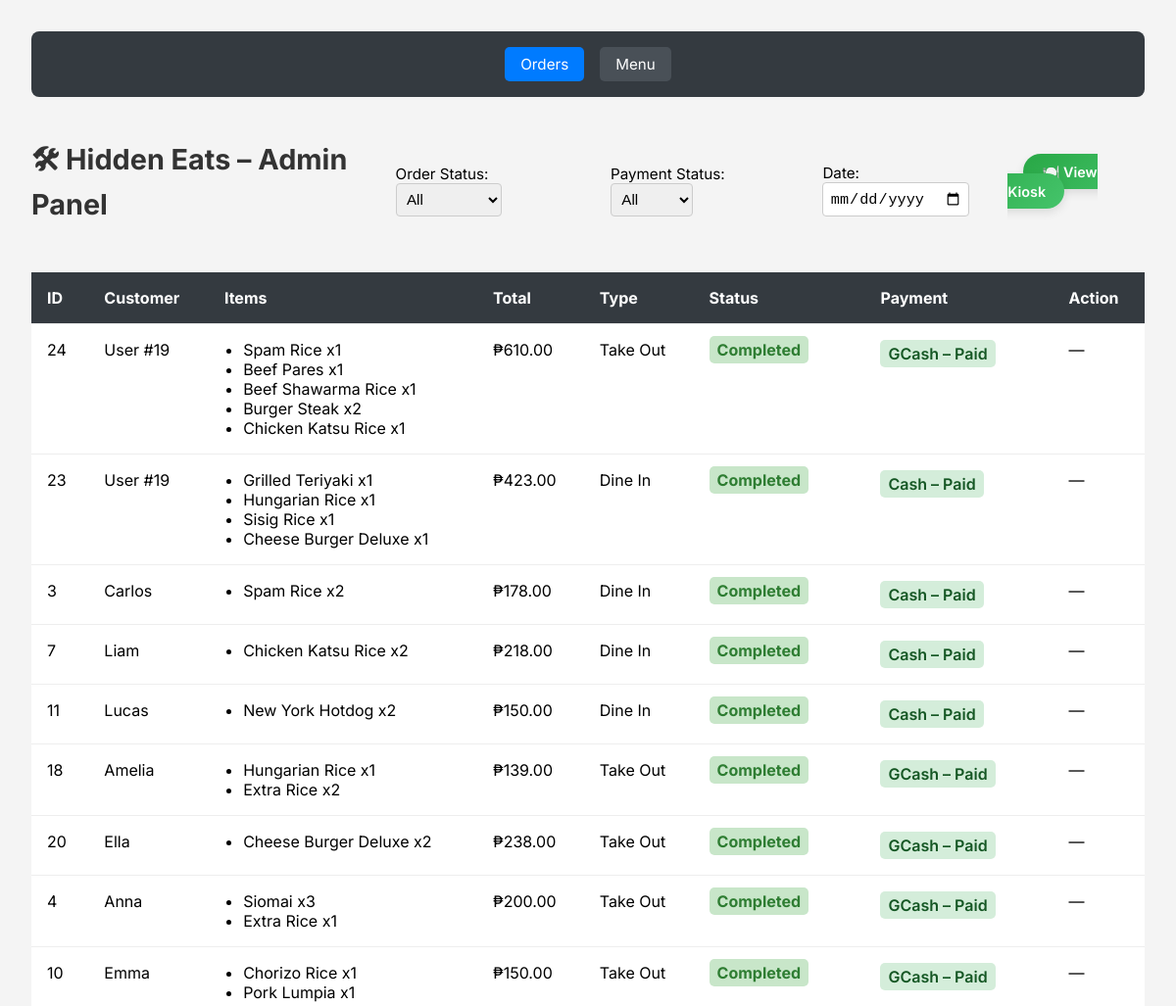
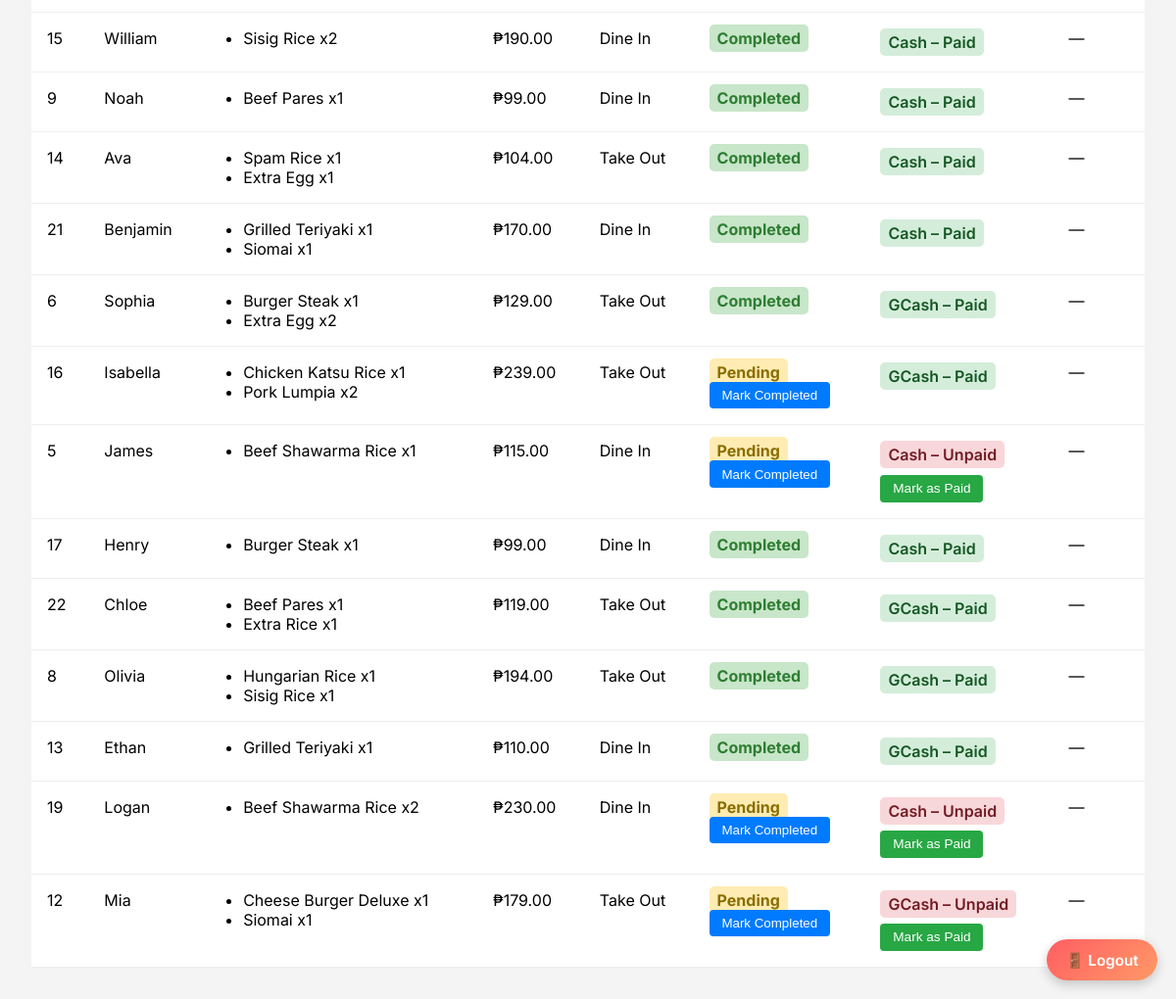
Page /admin.php (signed in) on the committed database (2 pictures, top to bottom).
### tables this page shows
CREATE TABLE `orders` (
  `order_id` int(11) NOT NULL,
  `customer_name` varchar(100) DEFAULT NULL,
  `order_items` text NOT NULL,
  `total_price` decimal(10,2) NOT NULL,
  `order_type` varchar(20) NOT NULL,
  `order_status` varchar(20) DEFAULT 'Pending',
  `payment_status` varchar(20) DEFAULT 'Unpaid',
  `created_at` timestamp NOT NULL DEFAULT current_timestamp(),
  `payment_method` varchar(50) DEFAULT 'Cash'
);

### admin.php (the view, shortened to what this page needs)
<?php
include 'connect.php';
$sql = "SELECT * FROM orders";
$sql .= " ORDER BY created_at DESC";
$stmt = $conn->prepare($sql);
$stmt->execute();
$result = $stmt->get_result();
?>
<!DOCTYPE html>
<html lang="en">
<head>
  <link rel="stylesheet" href="CSS/admin.css" />
</head>
<body>
<nav class="admin-nav">
  <a href="admin.php" class="<?= basename($_SERVER['PHP_SELF']) === 'admin.php' ? 'active' : '' ?>">Orders</a>
  <a href="admin_menu.php" class="<?= basename($_SERVER['PHP_SELF']) === 'admin_menu.php' ? 'active' : '' ?>">Menu</a>
</nav>
<header class="admin-header">
  <h1>🛠 Hidden Eats – Admin Panel</h1>
  <div class="filters">
    <form method="GET" style="display: flex; gap: 1rem; align-items: center;">
      <label>Order Status:
        <select name="status" onchange="this.form.submit()">
          <option value="all">All</option>
        </select>
      </label>
      <label>Payment Status:
        <select name="payment" onchange="this.form.submit()">
          <option value="all">All</option>
        </select>
      </label>
      <label>Date:
        <input type="date" name="date" value="<?= htmlspecialchars($_GET['date'] ?? '') ?>" onchange="this.form.submit()" />
      </label>
    </form>
  </div>
  <div class="admin-controls">
    <a href="LoggedIn.php" class="kiosk-btn" title="Go to Kiosk View">🍽️ View Kiosk</a>
    <a href="logout.php" class="logout-btn" title="Logout">🚪 Logout</a>
  </div>
</header>
<section class="admin-table-container">
  <table class="admin-table" id="orderTable">
    <thead>
      <tr>
        <th>ID</th>
        <th>Customer</th>
        <th>Items</th>
        <th>Total</th>
        <th>Type</th>
        <th>Status</th>
        <th>Payment</th>
        <th>Action</th>
      </tr>
    </thead>
    <tbody>
      <?php while ($row = $result->fetch_assoc()): ?>
        <tr data-status="<?= $row['order_status'] ?>" data-payment="<?= $row['payment_status'] ?>">
          <td><?= $row['order_id'] ?></td>
          <td><?= htmlspecialchars($row['customer_name']) ?></td>
          <td>
            <ul>
              <?php foreach (json_decode($row['order_items'], true) as $item): ?>
                <li><?= htmlspecialchars($item['name']) ?> x<?= $item['qty'] ?></li>
              <?php endforeach; ?>
            </ul>
          </td>
          <td>₱<?= number_format($row['total_price'], 2) ?></td>
          <td><?= $row['order_type'] ?></td>
          <td>
            <span class="status <?= strtolower($row['order_status']) ?>"><?= $row['order_status'] ?></span>
            <?php if ($row['order_status'] !== 'Completed'): ?>
              <form method="POST" action="status_update.php">
                <button class="complete-btn" type="submit">Mark Completed</button>
              </form>
            <?php endif; ?>
          </td>
          <td>
            <span class="payment <?= strtolower($row['payment_status']) ?>">
              <?= $row['payment_method'] ?> – <?= $row['payment_status'] ?>
            </span>
            <?php if ($row['payment_status'] !== 'Paid'): ?>
              <form method="POST" action="status_update.php">
                <button class="mark-paid-btn" type="submit">Mark as Paid</button>
              </form>
            <?php endif; ?>
          </td>
          <td>—</td>
        </tr>
      <?php endwhile; ?>
    </tbody>
  </table>
</section>
</body>
</html>

### CSS/admin.css (style rules this page uses)
body { font-family: 'Inter', sans-serif; background-color: #f4f4f4; padding: 2rem; margin: 0; }
.admin-header { display: flex; justify-content: space-between; align-items: center; margin-bottom: 2rem; }
h1 { color: #333; font-size: 1.8rem; }
.filters label { margin-right: 1rem; font-size: 0.95rem; }
.filters select { padding: 0.4rem; border-radius: 4px; border: 1px solid #ccc; font-size: 0.95rem; }
.admin-table-container { overflow-x: auto; }
.admin-table { width: 100%; border-collapse: collapse; background: #fff; box-shadow: 0 2px 10px rgba(0,0,0,0.05); }
.admin-table th, .admin-table td { padding: 1rem; border-bottom: 1px solid #eee; text-align: left; vertical-align: top; }
.admin-table th { background-color: #343a40; color: #fff; }
.admin-table ul { margin: 0; padding-left: 1.2rem; }
.status.pending { background-color: #ffecb3; color: #8a6d00; padding: 4px 8px; border-radius: 5px; font-weight: bold; }
.status.completed { background-color: #c8e6c9; color: #2e7d32; padding: 4px 8px; border-radius: 5px; font-weight: bold; }
.complete-btn { padding: 0.4rem 0.8rem; background-color: #007bff; border: none; color: white; border-radius: 4px; cursor: pointer; }
.payment.paid { background-color: #d4edda; color: #155724; padding: 4px 8px; border-radius: 5px; font-weight: 600; display: inline-block; }
.payment.unpaid { background-color: #f8d7da; color: #721c24; padding: 4px 8px; border-radius: 5px; font-weight: 600; display: inline-block; }
.mark-paid-btn { margin-top: 0.4rem; padding: 0.4rem 0.8rem; background-color: #28a745; color: white; border: none; border-radius: 4px; font-size: 0.85rem; cursor: pointer; transition: background-color 0.3s; }
.admin-nav { display: flex; gap: 1rem; margin-bottom: 1.5rem; background: #343a40; padding: 1rem; border-radius: 8px; justify-content: center; flex-wrap: wrap; }
.admin-nav a { color: #fff; text-decoration: none; background: #495057; padding: 0.5rem 1rem; border-radius: 5px; font-size: 0.95rem; transition: background-color 0.3s; }
.admin-nav .active { background-color: #007bff; }
.filters input[type="date"] { padding: 0.4rem; border-radius: 4px; border: 1px solid #ccc; font-size: 0.95rem; }
.logout-btn { position: fixed; bottom: 1rem; right: 1rem; background-color: #dc3545; color: white; padding: 0.6rem 1rem; border-radius: 30px; font-size: 0.95rem; text-decoration: none; transition: all 0.3s ease; z-index: 2000; box-shadow: 0 2px 8px rgba(0,0,0,0.15); display: flex; align-items: center; gap: 0.4rem; }
.logout-btn { position: fixed; bottom: 1.2rem; right: 1.2rem; background: linear-gradient(135deg, #ff5e62, #ff9966); color: white; border: none; padding: 0.7rem 1.2rem; border-radius: 50px; font-size: 0.95rem; font-weight: 600; text-decoration: none; display: flex; align-items: center; gap: 0.5rem; box-shadow: 0 4px 12px rgba(0, 0, 0, 0.2); transition: all 0.3s ease; z-index: 1000; }
.kiosk-btn { background: linear-gradient(135deg, #28a745, #45c46b); color: #fff; padding: 0.6rem 1.2rem; border: none; border-radius: 30px; font-size: 0.9rem; font-weight: 600; text-decoration: none; margin-left: 1rem; transition: all 0.3s ease; box-shadow: 0 4px 10px rgba(0,0,0,0.1); }

### rows in the picture
orders: order_id "24", customer_name "User #19", name "Spam Rice", qty "1", name "Beef Pares", name "Beef Shawarma Rice", name "Burger Steak", qty "2", name "Chicken Katsu Rice", total_price "610.00", order_type "Take Out", order_status "Completed", payment_method "GCash", payment_status "Paid"
orders: order_id "23", customer_name "User #19", name "Grilled Teriyaki", qty "1", name "Hungarian Rice", name "Sisig Rice", name "Cheese Burger Deluxe", total_price "423.00", order_type "Dine In", order_status "Completed", payment_method "Cash", payment_status "Paid"
orders: order_id "3", customer_name "Carlos", name "Spam Rice", qty "2", total_price "178.00", order_type "Dine In", order_status "Completed", payment_method "Cash", payment_status "Paid"
orders: order_id "7", customer_name "Liam", name "Chicken Katsu Rice", qty "2", total_price "218.00", order_type "Dine In", order_status "Completed", payment_method "Cash", payment_status "Paid"
orders: order_id "11", customer_name "Lucas", name "New York Hotdog", qty "2", total_price "150.00", order_type "Dine In", order_status "Completed", payment_method "Cash", payment_status "Paid"
orders: order_id "18", customer_name "Amelia", name "Hungarian Rice", qty "1", name "Extra Rice", qty "2", total_price "139.00", order_type "Take Out", order_status "Completed", payment_method "GCash", payment_status "Paid"
orders: order_id "20", customer_name "Ella", name "Cheese Burger Deluxe", qty "2", total_price "238.00", order_type "Take Out", order_status "Completed", payment_method "GCash", payment_status "Paid"
orders: order_id "4", customer_name "Anna", name "Siomai", qty "3", name "Extra Rice", qty "1", total_price "200.00", order_type "Take Out", order_status "Completed", payment_method "GCash", payment_status "Paid"
orders: order_id "10", customer_name "Emma", name "Chorizo Rice", qty "1", name "Pork Lumpia", total_price "150.00", order_type "Take Out", order_status "Completed", payment_method "GCash", payment_status "Paid"
orders: order_id "15", customer_name "William", name "Sisig Rice", qty "2", total_price "190.00", order_type "Dine In", order_status "Completed", payment_method "Cash", payment_status "Paid"
orders: order_id "9", customer_name "Noah", name "Beef Pares", qty "1", total_price "99.00", order_type "Dine In", order_status "Completed", payment_method "Cash", payment_status "Paid"
orders: order_id "14", customer_name "Ava", name "Spam Rice", qty "1", name "Extra Egg", total_price "104.00", order_type "Take Out", order_status "Completed", payment_method "Cash", payment_status "Paid"
orders: order_id "21", customer_name "Benjamin", name "Grilled Teriyaki", qty "1", name "Siomai", total_price "170.00", order_type "Dine In", order_status "Completed", payment_method "Cash", payment_status "Paid"
orders: order_id "6", customer_name "Sophia", name "Burger Steak", qty "1", name "Extra Egg", qty "2", total_price "129.00", order_type "Take Out", order_status "Completed", payment_method "GCash", payment_status "Paid"
orders: order_id "16", customer_name "Isabella", name "Chicken Katsu Rice", qty "1", name "Pork Lumpia", qty "2", total_price "239.00", order_type "Take Out", order_status "Pending", payment_method "GCash", payment_status "Paid"
orders: order_id "5", customer_name "James", name "Beef Shawarma Rice", qty "1", total_price "115.00", order_type "Dine In", order_status "Pending", payment_method "Cash", payment_status "Unpaid"
orders: order_id "17", customer_name "Henry", name "Burger Steak", qty "1", total_price "99.00", order_type "Dine In", order_status "Completed", payment_method "Cash", payment_status "Paid"
orders: order_id "22", customer_name "Chloe", name "Beef Pares", qty "1", name "Extra Rice", total_price "119.00", order_type "Take Out", order_status "Completed", payment_method "GCash", payment_status "Paid"
orders: order_id "8", customer_name "Olivia", name "Hungarian Rice", qty "1", name "Sisig Rice", total_price "194.00", order_type "Take Out", order_status "Completed", payment_method "GCash", payment_status "Paid"
orders: order_id "13", customer_name "Ethan", name "Grilled Teriyaki", qty "1", total_price "110.00", order_type "Dine In", order_status "Completed", payment_method "GCash", payment_status "Paid"
orders: order_id "19", customer_name "Logan", name "Beef Shawarma Rice", qty "2", total_price "230.00", order_type "Dine In", order_status "Pending", payment_method "Cash", payment_status "Unpaid"
orders: order_id "12", customer_name "Mia", name "Cheese Burger Deluxe", qty "1", name "Siomai", total_price "179.00", order_type "Take Out", order_status "Pending", payment_method "GCash", payment_status "Unpaid"
